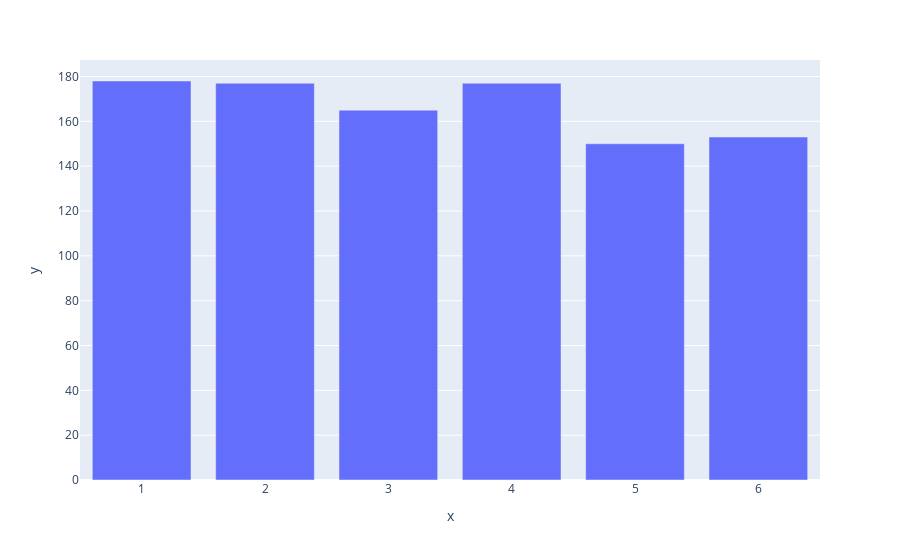

The cell this chart's notebook holds for it:
### Markdown cell above
#### 히스토그램 만들기

### Code cell
import plotly.express as px
from die import Die

# D6 주사위 만들기.
die = Die()

# 몇차례 주사위를 굴리고 그 결과를 리스트에 저장.
results = []
for roll_num in range(1000):
    result = die.roll()
    results.append(result)

# 결과를 분석.
frequencies = []
poss_results = range(1, die.num_sides+1)
for value in poss_results:
    frequency = results.count(value)
    frequencies.append(frequency)

# 결과 시각화.
fig = px.bar(x=poss_results, y=frequencies)

fig.write_html('images/die_visual_2_making_histogra.html')
fig.show()

### Figure 1 — Plotly figure (JSON) as saved in the notebook; plotly's stock layout.template omitted (floating-point values rounded to 4 significant figures)
{"data": [{"hovertemplate": "x=%{x}<br>y=%{y}<extra></extra>", "legendgroup": "", "marker": {"color": "#636efa", "pattern": {"shape": ""}}, "name": "", "orientation": "v", "showlegend": false, "textposition": "auto", "type": "bar", "x": [1, 2, 3, 4, 5, 6], "xaxis": "x", "y": [178, 177, 165, 177, 150, 153], "yaxis": "y"}], "layout": {"barmode": "relative", "legend": {"tracegroupgap": 0}, "margin": {"t": 60}, "xaxis": {"anchor": "y", "domain": [0, 1], "title": {"text": "x"}}, "yaxis": {"anchor": "x", "domain": [0, 1], "title": {"text": "y"}}}}
